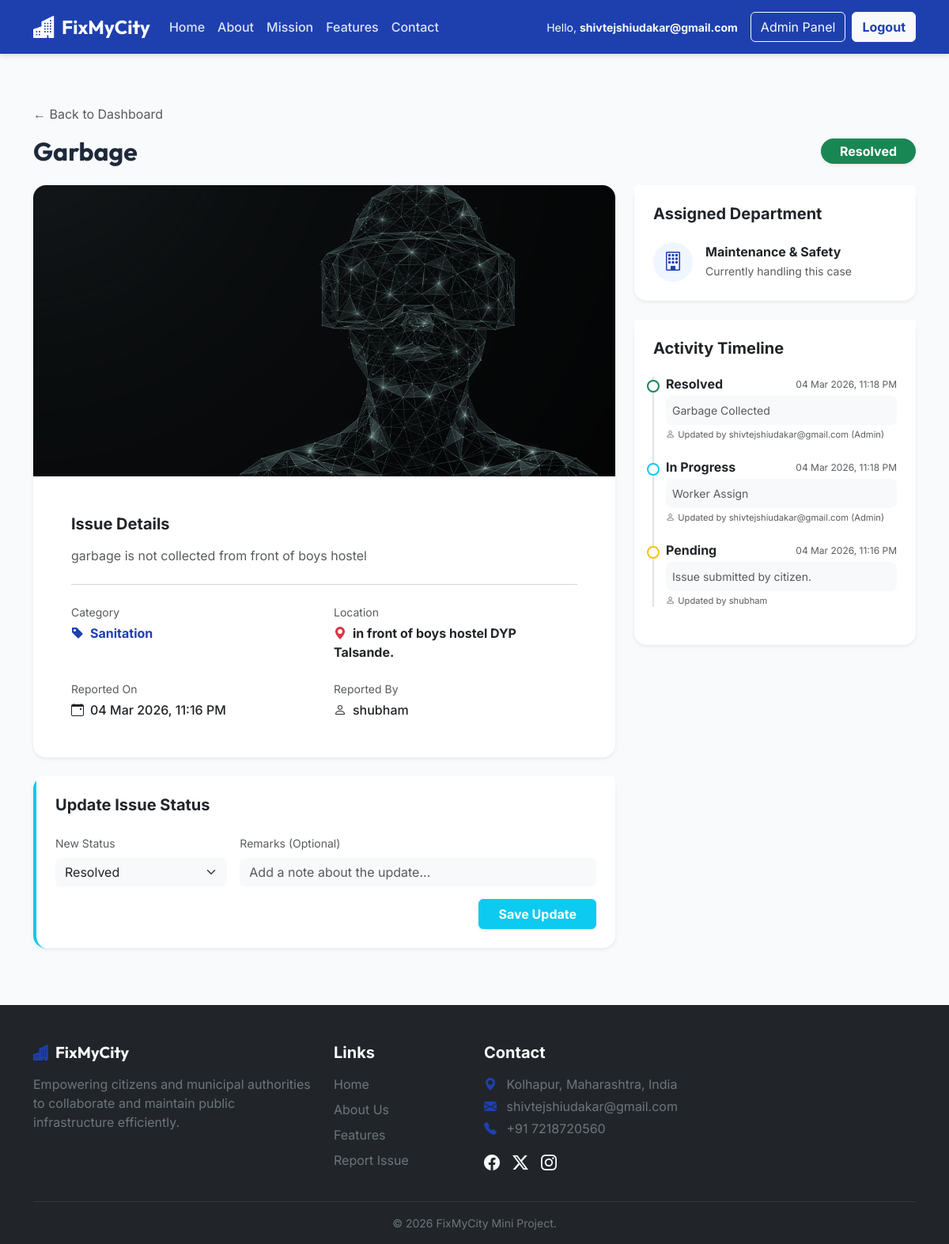
Screenshot of /issue/2 (signed in) with the database file from the repository.
### tables this page shows
CREATE TABLE issues (
            id INTEGER PRIMARY KEY AUTOINCREMENT,
            user_id INTEGER NOT NULL,
            title VARCHAR(150) NOT NULL,
            category VARCHAR(50) NOT NULL,
            location_desc TEXT NOT NULL,
            latitude REAL,
            longitude REAL,
            description TEXT,
            image_path VARCHAR(255),
            status TEXT CHECK(status IN ('Pending', 'In Progress', 'Resolved', 'Rejected')) DEFAULT 'Pending',
            department_id INTEGER,
            created_at TIMESTAMP DEFAULT CURRENT_TIMESTAMP,
            updated_at TIMESTAMP DEFAULT CURRENT_TIMESTAMP,
            FOREIGN KEY (user_id) REFERENCES users(id) ON DELETE CASCADE,
            FOREIGN KEY (department_id) REFERENCES departments(id) ON DELETE SET NULL
        );

CREATE TABLE users (
            id INTEGER PRIMARY KEY AUTOINCREMENT,
            username VARCHAR(50) NOT NULL UNIQUE,
            email VARCHAR(100) NOT NULL UNIQUE,
            password_hash VARCHAR(255) NOT NULL,
            role TEXT CHECK(role IN ('citizen', 'staff', 'admin')) DEFAULT 'citizen',
            department_id INTEGER,
            full_name VARCHAR(100),
            phone VARCHAR(20),
            created_at TIMESTAMP DEFAULT CURRENT_TIMESTAMP,
            FOREIGN KEY (department_id) REFERENCES departments(id) ON DELETE SET NULL
        );

CREATE TABLE departments (
            id INTEGER PRIMARY KEY AUTOINCREMENT,
            name VARCHAR(100) NOT NULL,
            description TEXT,
            created_at TIMESTAMP DEFAULT CURRENT_TIMESTAMP
        );

CREATE TABLE status_updates (
            id INTEGER PRIMARY KEY AUTOINCREMENT,
            issue_id INTEGER NOT NULL,
            user_id INTEGER NOT NULL,
            status VARCHAR(50) NOT NULL,
            remarks TEXT,
            created_at TIMESTAMP DEFAULT CURRENT_TIMESTAMP,
            FOREIGN KEY (issue_id) REFERENCES issues(id) ON DELETE CASCADE,
            FOREIGN KEY (user_id) REFERENCES users(id) ON DELETE CASCADE
        );

### app.py (the view)
@app.route('/issue/<int:issue_id>')
@login_required
def view_issue(issue_id):
    conn = get_db_connection()
    issue = conn.execute(
        '''SELECT i.*, u.username as reporter_name, d.name as department_name
           FROM issues i
           JOIN users u ON i.user_id = u.id
           LEFT JOIN departments d ON i.department_id = d.id
           WHERE i.id = ?''',
        (issue_id,)
    ).fetchone()
    if not issue:
        flash('Issue not found.', 'danger')
        conn.close()
        return redirect(url_for('index'))
    if session.get('role') == 'citizen' and issue['user_id'] != session['user_id']:
        flash('You do not have permission to view this issue.', 'danger')
        conn.close()
        return redirect(url_for('citizen_dashboard'))
    updates = conn.execute(
        '''SELECT s.*, u.username, u.role
           FROM status_updates s
           JOIN users u ON s.user_id = u.id
           WHERE s.issue_id = ?
           ORDER BY s.created_at DESC''',
        (issue_id,)
    ).fetchall()
    conn.close()
    issue = dict(issue)
    issue['created_at'] = convert_to_ist(issue['created_at'])
    if issue.get('updated_at'):
        issue['updated_at'] = convert_to_ist(issue['updated_at'])
    updates = [dict(update) for update in updates]
    for update in updates:
        update['created_at'] = convert_to_ist(update['created_at'])
    return render_template('view_issue.html', issue=issue, updates=updates)

### app.py (called while the page is built)
def convert_to_ist(utc_time):
    if not utc_time:
        return utc_time
    utc = pytz.utc
    ist = pytz.timezone("Asia/Kolkata")
    if isinstance(utc_time, str):
        utc_dt = dt.strptime(utc_time, "%Y-%m-%d %H:%M:%S")
    else:
        utc_dt = utc_time
    utc_dt = utc.localize(utc_dt)
    ist_dt = utc_dt.astimezone(ist)
    return ist_dt.strftime("%d %b %Y, %I:%M %p")

@app.context_processor
def inject_user():
    user = None
    if 'user_id' in session:
        conn = get_db_connection()
        user = conn.execute('SELECT * FROM users WHERE id = ?', (session['user_id'],)).fetchone()
        conn.close()
    return dict(current_user=user)

def login_required(f):
    @wraps(f)
    def decorated_function(*args, **kwargs):
        if 'user_id' not in session:
            flash('Please log in to access this page.', 'warning')
            return redirect(url_for('login', next=request.url))
        return f(*args, **kwargs)
    return decorated_function

### database.py (called while the page is built)
def get_db_connection():
    conn = sqlite3.connect(Config.DB_PATH)
    conn.row_factory = sqlite3.Row
    return conn

### templates/view_issue.html (shortened to what this page needs)
{% extends 'base.html' %}
{% block content %}
<div class="container py-5">
    <div class="mb-4">
        <a href="
            {% if session.role == 'admin' %}{{ url_for('admin_dashboard') }}
            {% elif session.role == 'staff' %}{{ url_for('staff_dashboard') }}
            {% else %}{{ url_for('citizen_dashboard') }}{% endif %}
        " class="text-decoration-none text-muted mb-3 d-inline-block hover-lift">&larr; Back to Dashboard</a>
        <div class="d-flex justify-content-between align-items-center">
            <h2 class="fw-bold font-outfit mb-0 text-truncate me-3">{{ issue.title }}</h2>
            <span class="badge fs-6
                {% if issue.status == 'Pending' %}bg-warning text-dark
                {% elif issue.status == 'In Progress' %}bg-info text-white
                {% elif issue.status == 'Resolved' %}bg-success text-white
                {% elif issue.status == 'Rejected' %}bg-danger text-white
                {% endif %} rounded-pill px-4 py-2 shadow-sm">
                {{ issue.status }}
            </span>
        </div>
    </div>
    <div class="row g-4">
        <div class="col-lg-8">
            <div class="card border-0 shadow-sm rounded-4 overflow-hidden mb-4">
                {% if issue.image_path %}
                <img src="{{ url_for('static', filename='uploads/' + issue.image_path) }}" class="card-img-top w-100"
                    alt="Issue Evidence" style="max-height: 400px; object-fit: cover;">
                {% else %}
                <div class="bg-light d-flex flex-column align-items-center justify-content-center border-bottom text-muted"
                    style="height: 250px;">
                    <i class="bi bi-image-alt fs-1 mb-2 opacity-50"></i>
                    <p class="mb-0">No image provided</p>
                </div>
                {% endif %}
                <div class="card-body p-4 p-md-5">
                    <h5 class="fw-bold mb-3">Issue Details</h5>
                    <p class="text-muted" style="white-space: pre-wrap;">{{ issue.description }}</p>
                    <hr class="my-4 text-muted opacity-25">
                    <div class="row g-4">
                        <div class="col-sm-6">
                            <p class="text-muted small mb-1">Category</p>
                            <p class="fw-bold mb-0 text-primary-custom"><i class="bi bi-tag-fill me-2"></i>{{
                                issue.category }}</p>
                        </div>
                        <div class="col-sm-6">
                            <p class="text-muted small mb-1">Location</p>
                            <p class="fw-bold mb-0"><i class="bi bi-geo-alt-fill me-2 text-danger"></i>{{
                                issue.location_desc }}</p>
                        </div>
                        <div class="col-sm-6">
                            <p class="text-muted small mb-1">Reported On</p>
                            <p class="fw-medium mb-0"><i class="bi bi-calendar-event me-2"></i>{{ issue.created_at
                                }}</p>
                        </div>
                        <div class="col-sm-6">
                            <p class="text-muted small mb-1">Reported By</p>
                            <p class="fw-medium mb-0"><i class="bi bi-person me-2"></i>{{ issue.reporter_name }}</p>
                        </div>
                    </div>
                </div>
            </div>
            {% if session.role in ['staff', 'admin'] %}
            <div class="card border-0 shadow-sm rounded-4 mb-4 border-start border-4 border-info">
                <div class="card-header bg-white p-4 border-0">
                    <h5 class="fw-bold mb-0">Update Issue Status</h5>
                </div>
                <div class="card-body p-4 pt-0">
                    <form action="{{ url_for('update_issue_status', issue_id=issue.id) }}" method="POST">
                        <div class="row g-3">
                            <div class="col-md-4">
                                <label for="status" class="form-label small text-muted">New Status</label>
                                <select class="form-select bg-light border-0" id="status" name="status" required>
                                    <option value="Resolved" {% if issue.status=='Resolved' %}selected{% endif %}>
                                        Resolved</option>
                                </select>
                            </div>
                            <div class="col-md-8">
                                <label for="remarks" class="form-label small text-muted">Remarks (Optional)</label>
                                <input type="text" class="form-control bg-light border-0" id="remarks" name="remarks"
                                    placeholder="Add a note about the update...">
                            </div>
                            <div class="col-12 mt-3 text-end">
                                <button type="submit" class="btn btn-info text-white fw-bold shadow-sm px-4">Save
                                    Update</button>
                            </div>
                        </div>
                    </form>
                </div>
            </div>
            {% endif %}
        </div>
        <div class="col-lg-4">
            <div class="card border-0 shadow-sm rounded-4 mb-4">
                <div class="card-header bg-white p-4 border-0 pb-0">
                    <h5 class="fw-bold mb-0">Assigned Department</h5>
                </div>
                <div class="card-body p-4">
                    {% if issue.department_name %}
                    <div class="d-flex align-items-center">
                        <div class="bg-primary-light text-primary-custom rounded-circle p-3 me-3 d-flex justify-content-center align-items-center"
                            style="width: 50px; height: 50px;">
                            <i class="bi bi-building fs-4"></i>
                        </div>
                        <div>
                            <h6 class="fw-bold mb-1">{{ issue.department_name }}</h6>
                            <p class="text-muted small mb-0">Currently handling this case</p>
                        </div>
                    </div>
                    {% else %}
                    <div class="text-muted small"><i class="bi bi-clock-history me-2"></i>Awaiting categorization and
                        assignment.</div>
                    {% endif %}
                </div>
            </div>
            <div class="card border-0 shadow-sm rounded-4">
                <div class="card-header bg-white p-4 border-0 pb-2">
                    <h5 class="fw-bold mb-0">Activity Timeline</h5>
                </div>
                <div class="card-body p-4 pt-0">
                    <div class="position-relative ms-3 mt-3">
                        <div class="position-absolute h-100 border-start border-2 border-primary-light"
                            style="left: -1rem; top: 0; transform: translateX(-50%);"></div>
                        {% for update in updates %}
                        <div class="position-relative mb-4">
                            <div class="position-absolute bg-white border border-2
                                {% if update.status == 'Pending' %}border-warning
                                {% elif update.status == 'In Progress' %}border-info
                                {% elif update.status == 'Resolved' %}border-success
                                {% elif update.status == 'Rejected' %}border-danger
                                {% else %}border-primary-custom{% endif %}
                                rounded-circle"
                                style="width: 1rem; height: 1rem; left: -1rem; top: 0.2rem; transform: translateX(-50%);">
                            </div>
                            <div>
                                <div class="d-flex justify-content-between align-items-center mb-1">
                                    <h6 class="fw-bold mb-0">{{ update.status }}</h6>
                                    <small class="text-muted" style="font-size: 0.75rem;">{{ update.created_at
                                        }}</small>
                                </div>
                                {% if update.remarks and update.remarks != '' %}
                                <p class="text-muted small mb-1 bg-light p-2 rounded-3">{{ update.remarks }}</p>
                                {% endif %}
                                <p class="text-muted small mb-0" style="font-size: 0.7rem;"><i
                                        class="bi bi-person me-1"></i>Updated by {{ update.username }}
                                    {% if update.role in ['staff', 'admin'] %}({{ update.role|capitalize }}){% endif %}
                                </p>
                            </div>
                        </div>
                        {% endfor %}
                    </div>
                </div>
            </div>
        </div>
    </div>
</div>
{% endblock %}

### static/css/style.css (style rules this page uses)
:root { --fmc-primary: #1e40af; --fmc-primary-light: #eff6ff; --fmc-secondary: #3b82f6; --fmc-accent: #f59e0b; --fmc-dark: #1e293b; --fmc-light: #f8fafc; --fmc-success: #10b981; --fmc-success-light: #ecfdf5; --fmc-warning: #f59e0b; --fmc-warning-light: #fffbeb; --fmc-info: #0ea5e9; --fmc-info-light: #f0f9ff; --fmc-danger: #ef4444; }
body { font-family: 'Inter', sans-serif; background-color: var(--fmc-light); color: var(--fmc-dark); }
.font-outfit { font-family: 'Outfit', sans-serif; }
.text-primary-custom { color: var(--fmc-primary) !important; }
.bg-primary-light { background-color: var(--fmc-primary-light) !important; }
.hover-lift { transition: transform 0.3s ease, box-shadow 0.3s ease; }

### rows the page displays
issues: title "Garbage", status "Resolved", image_path (picture), description "garbage is not collected from front of boys hostel", category "Sanitation", location_desc "in front of boys hostel DYP Talsande."
users: reporter_name "shubham"
departments: department_name "Maintenance & Safety"
status_updates: status "Resolved", created_at "04 Mar 2026, 11:18 PM", remarks "Garbage Collected", username "shivtejshiudakar@gmail.com", role "Admin"
status_updates: status "In Progress", created_at "04 Mar 2026, 11:18 PM", remarks "Worker Assign", username "shivtejshiudakar@gmail.com", role "Admin"
status_updates: status "Pending", created_at "04 Mar 2026, 11:16 PM", remarks "Issue submitted by citizen.", username "shubham"

### other values shown
{{ session.get('username') }} "shivtejshiudakar@gmail.com"
{{ issue.created_at }} "04 Mar 2026, 11:16 PM"
{{ range(2023, 2027) | last }} "2026"
